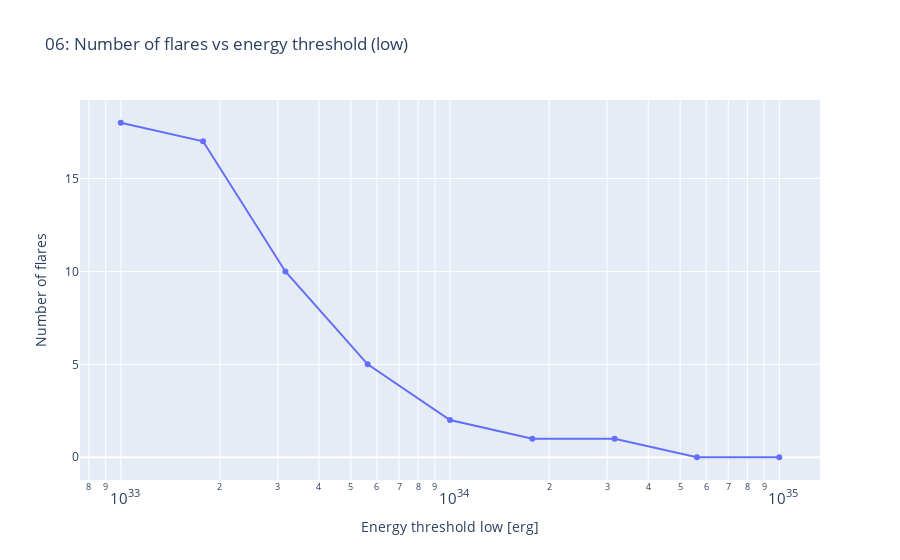
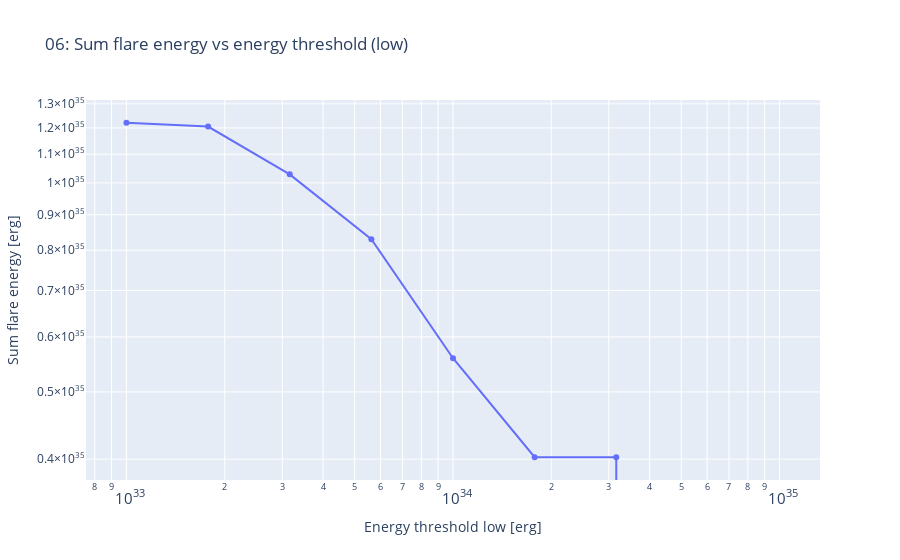

The notebook cell saved with these charts, in order:
### Code cell
if "df_thres" not in globals():
    print("まず 6. の前のセルを実行して df_thres を作成してください。")
else:
    fig_thres = px.line(
        df_thres,
        x="ene_thres_low",
        y="flare_number",
        markers=True,
        labels={"ene_thres_low": "Energy threshold low [erg]", "flare_number": "Number of flares"},
        title="06: Number of flares vs energy threshold (low)",
    )
    fig_thres.update_xaxes(type="log")
    fig_thres.show()

    fig_sum = px.line(
        df_thres,
        x="ene_thres_low",
        y="sum_flare_energy",
        markers=True,
        labels={"ene_thres_low": "Energy threshold low [erg]", "sum_flare_energy": "Sum flare energy [erg]"},
        title="06: Sum flare energy vs energy threshold (low)",
    )
    fig_sum.update_xaxes(type="log")
    fig_sum.update_yaxes(type="log")
    fig_sum.show()

### Figure 1 — Plotly figure (JSON) as saved in the notebook; plotly's stock layout.template omitted (floating-point values rounded to 4 significant figures)
{"data": [{"hovertemplate": "Energy threshold low [erg]=%{x}<br>Number of flares=%{y}<extra></extra>", "legendgroup": "", "line": {"color": "#636efa", "dash": "solid"}, "marker": {"symbol": "circle"}, "mode": "lines+markers", "name": "", "orientation": "v", "showlegend": false, "type": "scatter", "x": [1e+33, 1.778e+33, 3.162e+33, 5.623e+33, 1e+34, 1.778e+34, 3.162e+34, 5.623e+34, 1e+35], "xaxis": "x", "y": [18, 17, 10, 5, 2, 1, 1, 0, 0], "yaxis": "y"}], "layout": {"legend": {"tracegroupgap": 0}, "title": {"text": "06: Number of flares vs energy threshold (low)"}, "xaxis": {"anchor": "y", "domain": [0, 1], "title": {"text": "Energy threshold low [erg]"}, "type": "log"}, "yaxis": {"anchor": "x", "domain": [0, 1], "title": {"text": "Number of flares"}}}}

### Figure 2 — Plotly figure (JSON) as saved in the notebook; plotly's stock layout.template omitted (floating-point values rounded to 4 significant figures)
{"data": [{"hovertemplate": "Energy threshold low [erg]=%{x}<br>Sum flare energy [erg]=%{y}<extra></extra>", "legendgroup": "", "line": {"color": "#636efa", "dash": "solid"}, "marker": {"symbol": "circle"}, "mode": "lines+markers", "name": "", "orientation": "v", "showlegend": false, "type": "scatter", "x": [1e+33, 1.778e+33, 3.162e+33, 5.623e+33, 1e+34, 1.778e+34, 3.162e+34, 5.623e+34, 1e+35], "xaxis": "x", "y": [1.221e+35, 1.206e+35, 1.029e+35, 8.298e+34, 5.59e+34, 4.025e+34, 4.025e+34, 0.0, 0.0], "yaxis": "y"}], "layout": {"legend": {"tracegroupgap": 0}, "title": {"text": "06: Sum flare energy vs energy threshold (low)"}, "xaxis": {"anchor": "y", "domain": [0, 1], "title": {"text": "Energy threshold low [erg]"}, "type": "log"}, "yaxis": {"anchor": "x", "domain": [0, 1], "title": {"text": "Sum flare energy [erg]"}, "type": "log"}}}
